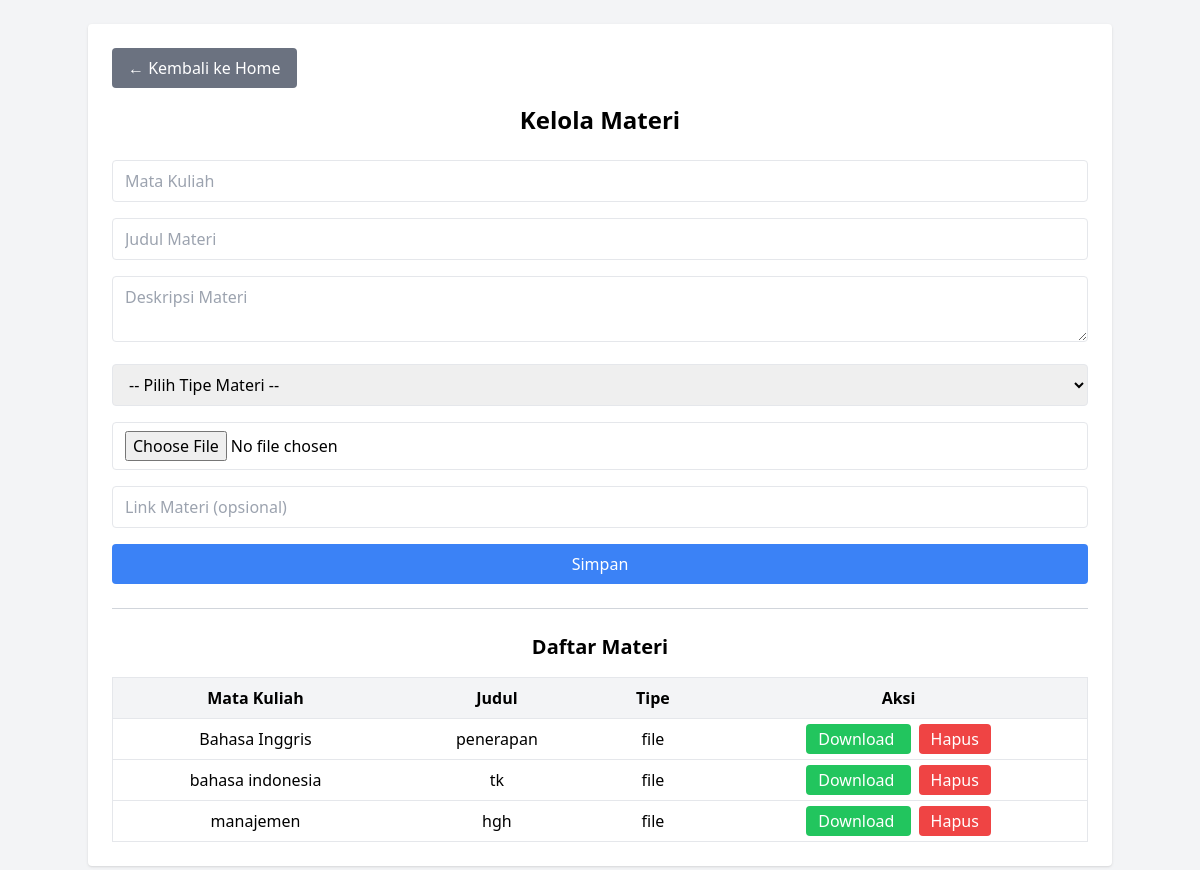
Page /dosen/materi on the committed database.
### tables this page shows
CREATE TABLE materi (
    id INTEGER PRIMARY KEY AUTOINCREMENT,
    matakuliah TEXT,
    judul TEXT,
    deskripsi TEXT,
    tipe TEXT,
    file TEXT,
    link TEXT
);

### flask_app/app.py (the view, shortened to what this page needs)
@app.route("/dosen/materi", methods=["GET","POST"])
def dosen_materi():
    conn = get_connection()
    uc = MateriUseCase(MateriRepositorySQLite(conn))
    materi = uc.lihat_semua()
    return render_template("dosen_materi.html", materi=materi)

### application/usecase.py (called while the page is built)
    def lihat_semua(self):
        return self.repo.get_all()

### infrastructure/sqlite_db/conek.py (called while the page is built)
def get_connection():
    conn = sqlite3.connect("materi.db")
    conn.row_factory = sqlite3.Row
    return conn

### infrastructure/sqlite_db/repositories/materi_repository_sqlite.py (called while the page is built)
    def get_all(self):
        return self.conn.execute(
            "SELECT * FROM materi"
        ).fetchall()

### flask_app/templates/dosen_materi.html (shortened to what this page needs)
<!DOCTYPE html>
<html lang="en">
<head>
    <script src="https://cdn.tailwindcss.com"></script>
</head>
<body class="bg-gray-100 min-h-screen p-6">
<div class="max-w-5xl mx-auto bg-white p-6 rounded shadow">
    <div class="mb-4">
        <a href="/"
           class="inline-block bg-gray-500 text-white px-4 py-2 rounded hover:bg-gray-600 transition">
            &larr; Kembali ke Home
        </a>
    </div>
    <h2 class="text-2xl font-bold mb-6 text-center">Kelola Materi</h2>
    <form method="POST" enctype="multipart/form-data" class="space-y-4">
        <input type="text" name="matakuliah" placeholder="Mata Kuliah" required
               class="w-full px-3 py-2 border rounded focus:outline-none focus:ring-2 focus:ring-blue-500">
        <input type="text" name="judul" placeholder="Judul Materi" required
               class="w-full px-3 py-2 border rounded focus:outline-none focus:ring-2 focus:ring-blue-500">
        <textarea name="deskripsi" placeholder="Deskripsi Materi"
                  class="w-full px-3 py-2 border rounded focus:outline-none focus:ring-2 focus:ring-blue-500"></textarea>
        <select name="tipe" required
                class="w-full px-3 py-2 border rounded focus:outline-none focus:ring-2 focus:ring-blue-500">
            <option value="">-- Pilih Tipe Materi --</option>
        </select>
        <input type="file" name="file"
               class="w-full px-3 py-2 border rounded focus:outline-none focus:ring-2 focus:ring-blue-500">
        <input type="url" name="link" placeholder="Link Materi (opsional)"
               class="w-full px-3 py-2 border rounded focus:outline-none focus:ring-2 focus:ring-blue-500">
        <button type="submit"
                class="bg-blue-500 hover:bg-blue-600 text-white px-4 py-2 rounded transition w-full">
            Simpan
        </button>
    </form>
    <hr class="my-6 border-gray-300">
    <h3 class="text-xl font-semibold mb-4 text-center">Daftar Materi</h3>
    <div class="overflow-x-auto">
        <table class="min-w-full border border-gray-200 rounded">
            <thead class="bg-gray-100">
                <tr>
                    <th class="px-4 py-2 border-b">Mata Kuliah</th>
                    <th class="px-4 py-2 border-b">Judul</th>
                    <th class="px-4 py-2 border-b">Tipe</th>
                    <th class="px-4 py-2 border-b">Aksi</th>
                </tr>
            </thead>
            <tbody>
                {% for m in materi %}
                <tr class="text-center hover:bg-gray-50">
                    <td class="px-4 py-2 border-b">{{ m.matakuliah }}</td>
                    <td class="px-4 py-2 border-b">{{ m.judul }}</td>
                    <td class="px-4 py-2 border-b">{{ m.tipe }}</td>
                    <td class="px-4 py-2 border-b space-x-2">
                        {% if m.file %}
                        <a href="/download/{{ m.file }}"
                           class="bg-green-500 hover:bg-green-600 text-white px-3 py-1 rounded transition">
                           Download
                        </a>
                        {% endif %}
                        <a href="/hapus-materi/{{ m.id }}"
                           onclick="return confirm('Yakin ingin hapus materi ini?')"
                           class="bg-red-500 hover:bg-red-600 text-white px-3 py-1 rounded transition">
                           Hapus
                        </a>
                    </td>
                </tr>
                {% endfor %}
            </tbody>
        </table>
    </div>
</div>
</body>
</html>

### rows in the picture
materi: matakuliah "Bahasa Inggris", judul "penerapan", tipe "file"
materi: matakuliah "bahasa indonesia", judul "tk", tipe "file"
materi: matakuliah "manajemen", judul "hgh", tipe "file"
